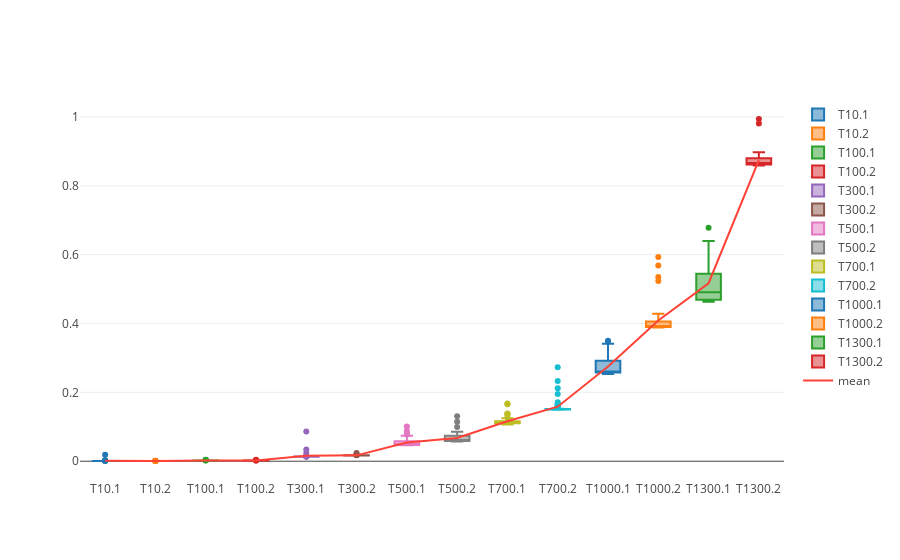

Notebook code cell kept with this figure:
### Code cell
import string
import pandas as pd
import numpy as np
import plotly.plotly
import plotly.graph_objs as go
import cufflinks as cf

cf.set_config_file(offline=True,world_readable=True, theme = 'ggplot')


data = []
for col in dfT.columns:
    data.append(go.Box(y=dfT[col], name=col, showlegend=True))

config = {'editable': True}
    
data.append(go.Scatter(x=dfT.columns, y=dfT.mean(), mode='lines', name='mean',marker = dict(color='#FF4136')))
plotly.offline.iplot(data,config=config)
